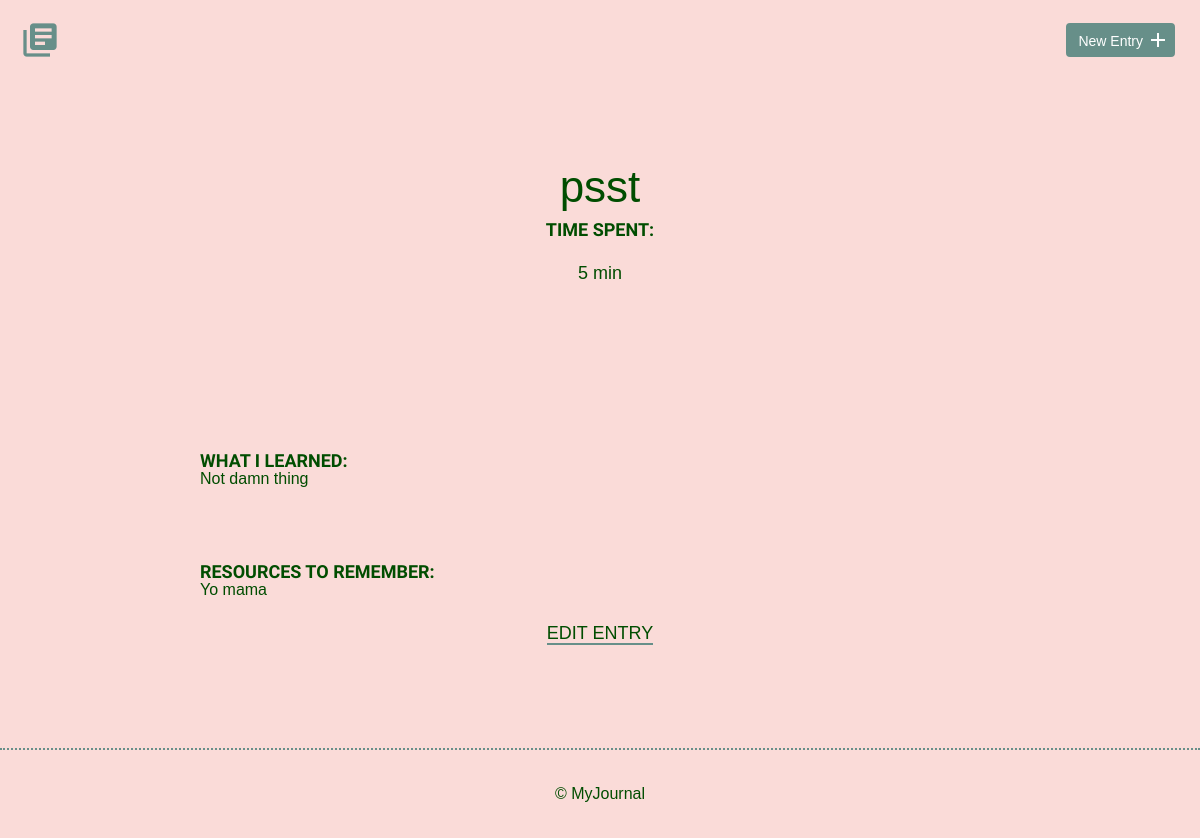
Page /detail.php?id=9 on the earlier database version.
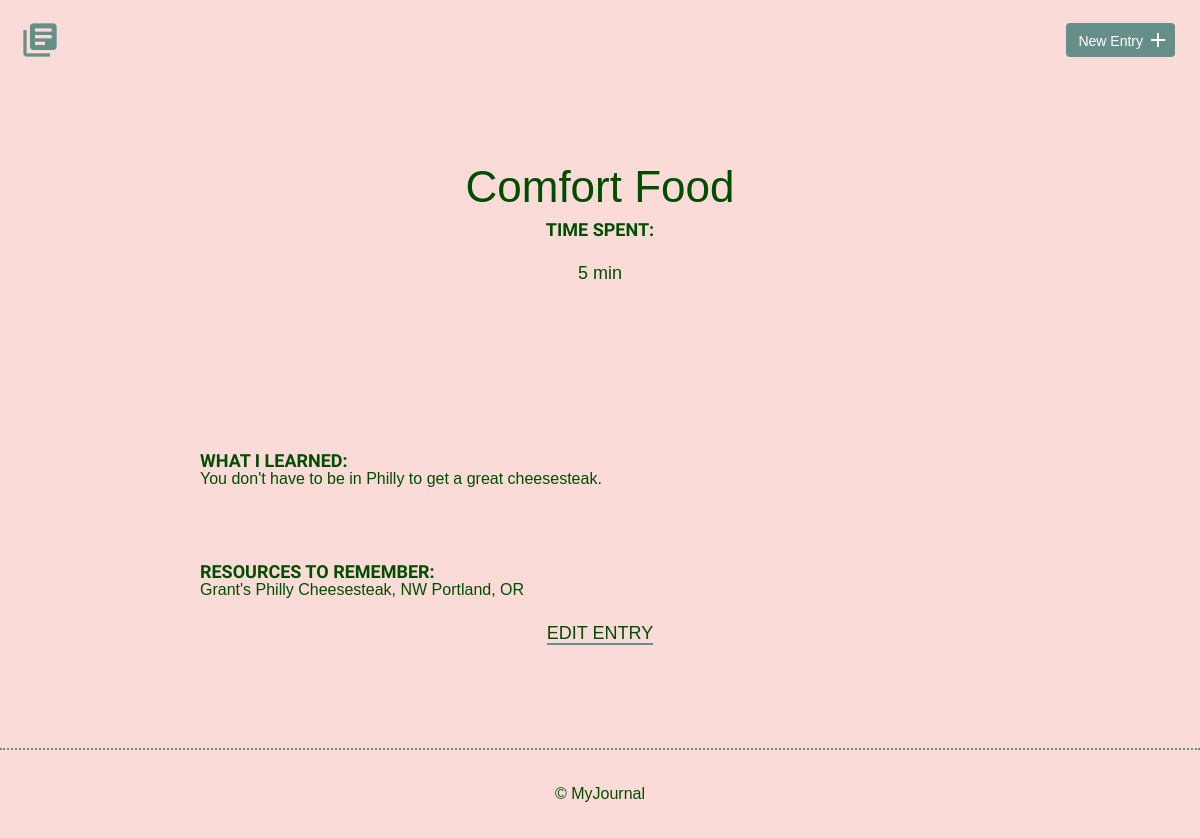
Same page on the later database version.
### tables this page shows
CREATE TABLE "entries" (
	`id`	INTEGER,
	`title`	TEXT,
	`date`	TEXT,
	`time_spent`	INTEGER,
	`learned`	BLOB,
	`resources`	BLOB,
	PRIMARY KEY(`id`)
);

### inc/functions.php (called while the page is built, shortened)
<?php
function show_that_entry($id) {
    include ('connections.php');
try {
   $sql =  'SELECT * FROM entries WHERE id=?';
   $results = $db->prepare($sql);
   $results->bindValue(1, $id, PDO::PARAM_STR);
   $results->execute();
} catch (Exception $e) {
    echo "Unable to get that entry. </br>";
    echo $e->getMessage();
}
$entry = $results->fetch(PDO::FETCH_ASSOC);
return $entry;
}
?>

### detail.php (the view, shortened to what this page needs)
<?php include ('inc/functions.php');
$results = show_that_entry($_GET['id']);
?>
<!DOCTYPE html>
<html>
    <head>
        <link rel="stylesheet" href="css/normalize.css">
        <link rel="stylesheet" href="css/site.css">
    </head>
    <body>
         <?php include('inc/header.php'); ?>
        <section>
            <div class="container">
                <div class="entry-list single">
                    <article>
                        <h1><?php echo $results['title']; ?></h1>
                        <time datetime="><?php echo $results['date']; ?><?php echo date('F d, Y', strtotime($results['date'])); ?></time>
                        <div class="entry">
                            <h3>Time Spent: </h3>
                            <p><?php echo $results['time_spent']; ?></p>
                        </div>
                        <div class="entry">
                            <h3>What I Learned:</h3>
                            <?php echo $results['learned']; ?>
                                                </div>
                        <div class="entry">
                            <h3>Resources to Remember:</h3>
                            <?php echo $results['resources']; ?>
                        </div>
                </div>
            <div class="edit">
                <p><a href="edit.php?id=<?php echo $results['id']; ?>">Edit Entry</a></p>
            </div>
        </section>
        <footer>
            <div>
                &copy; MyJournal
            </div>
        </footer>
    </body>
</html>

### inc/header.php
<header>
            <div class="container">
                <div class="site-header">
                    <a class="logo" href="index.php"><i class="material-icons">library_books</i></a>
                    <a class="button icon-right" href="new.php"><span>New Entry</span> <i class="material-icons">add</i></a>
                </div>
        </div>
        </header>

### css/site.css (style rules this page uses)
body { font-size: 16px; color: #004d00; font-family: 'Arial'; font-weight: 400; background-color: #FADBD8; }
.container { margin: 0 auto; padding: 0 25px; }
header .site-header { margin: 0 auto; height: 95px; }
header .logo i { color: #678f89; margin: 20px 0 0 -5px; float: left; font-size: 40px; }
header .button { float: right; margin: 33px 0 0 0; }
footer { text-align: center; padding: 35px 0; border-top: 2px dotted #678f89; }
.button { padding: 8px 10px 6px 10px; background: #678f89; border: 2px solid #678f89; border-radius: 4px; text-decoration: none; color: #FFF; position: relative; text-align: center; font-size: 14px; }
.button.icon-right { padding-right: 30px; top: -10px; }
.button.icon-right i { position: absolute; top: 3px; right: 3px; }
h1, h2, h3 { margin: 0; font-weight: 400; line-height: 1em; color:#004d00; }
h1 { font-size: 44px; margin-bottom: 12px; color:#004d00; }
h3 { font-size: 18px; font-family: 'Work Sans', serif; font-weight: 600; text-transform: uppercase; color: #004d00; }
p { line-height: 1.8em; font-size: 18px; }
p a { border-bottom: 2px solid #678f89; padding: 0; color: #678f89; text-decoration: none; color: #004d00; }
.entry-list, .edit-entry, .new-entry { max-width: 800px; margin: 0 auto; padding: 70px 0 150px 0; color: #004d00; }
.entry-list article { margin-bottom: 70px; text-align: center; color: #004d00; }
.entry-list article:last-child { margin-bottom: 0; }
.entry-list.single { padding-bottom: 70px; }
.entry-list.single time { font-size: 18px; color: #004d00; }
.entry { max-width: 800px; margin: 75px auto 0 auto; text-align: left; color: #004d00; }
.edit { padding-bottom: 80px; text-align: center; margin: 0 auto; color: #004d00; }
.edit a { font-weight: 400; text-transform: uppercase; font-size: 18px; color: #004d00; }

Differences in the rows shown:
changed entries "5 min": title "psst" → "Comfort Food"; learned "Not damn thing" → "You don't have to be in Philly to get a great cheesesteak."; resources "Yo mama" → "Grant's Philly Cheesesteak, NW Portland, OR"
